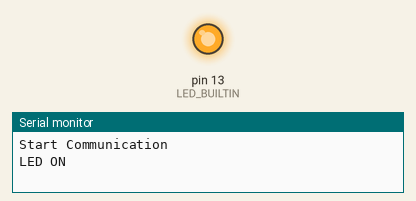
Recording of a sketch running on a simulated Arduino Uno, built with avr-gcc and run on an emulated ATmega328P. On the bench: output pins drawn as LEDs (lit = HIGH), the last lines printed to the serial monitor.

Above: at 1.0 s.
At 5.5 s:
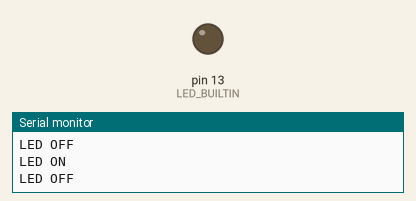
Timing chart, 0 to 6.9 s (numbered marks = the images above):
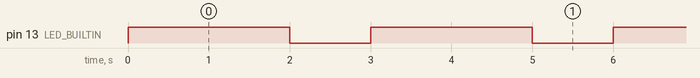

Measured:
- by itself, pin 13 (LED_BUILTIN): alternates HIGH for 2.0 s and LOW for 1.0 s

The sketch:

Blink_and_debug.ino
```cpp
void setup() {
  // set up port 13 as DO
  pinMode(LED_BUILTIN, OUTPUT);
  Serial.begin(9600);
// Print something
Serial.println("Start Communication");

}

void loop() {
  // put your main code here, to run repeatedly:
  digitalWrite(LED_BUILTIN, HIGH);
  Serial.println("LED ON");
  delay(2000);
  digitalWrite(LED_BUILTIN, LOW);
  Serial.println("LED OFF");
  delay(1000);
}
```
